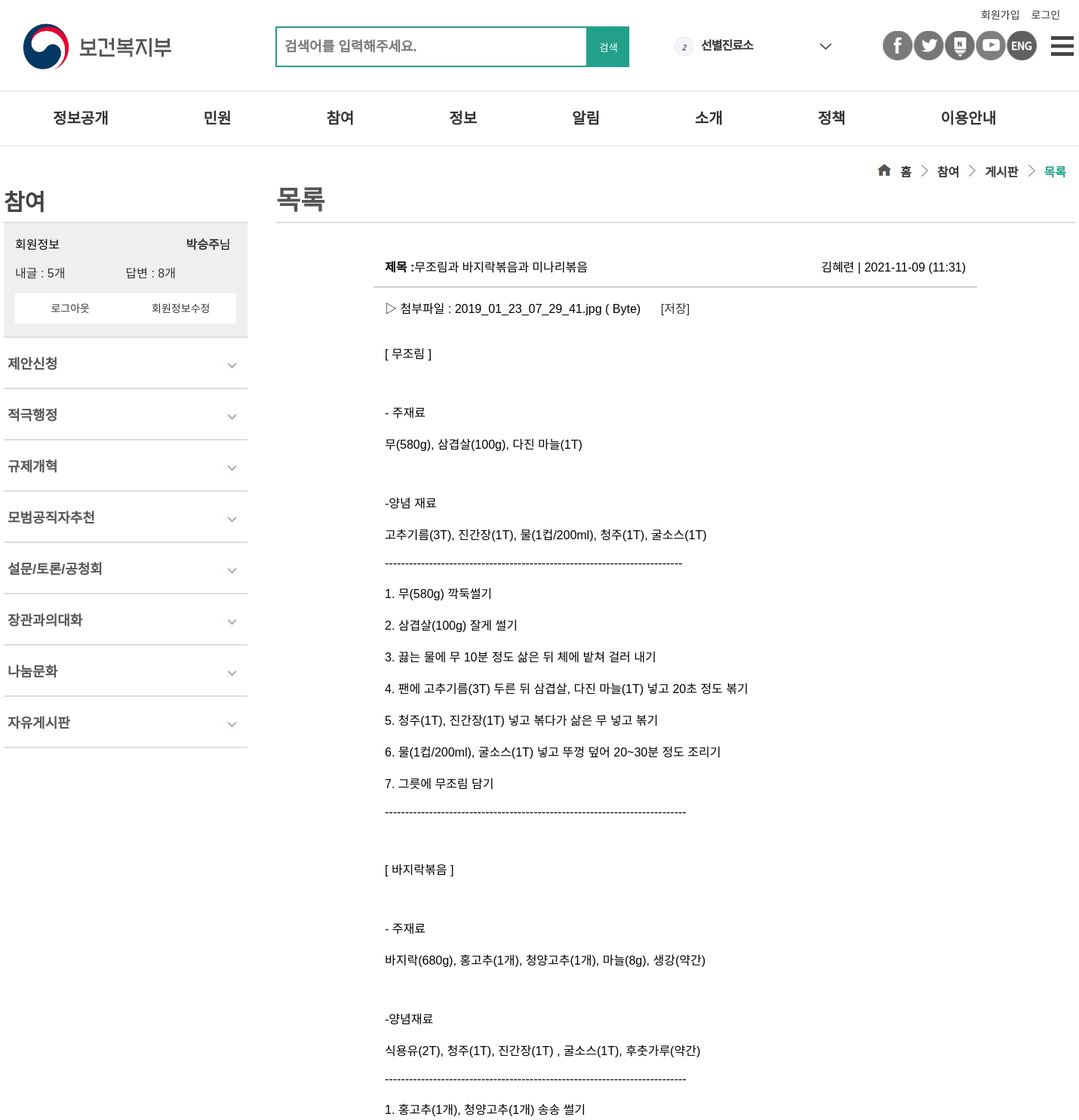
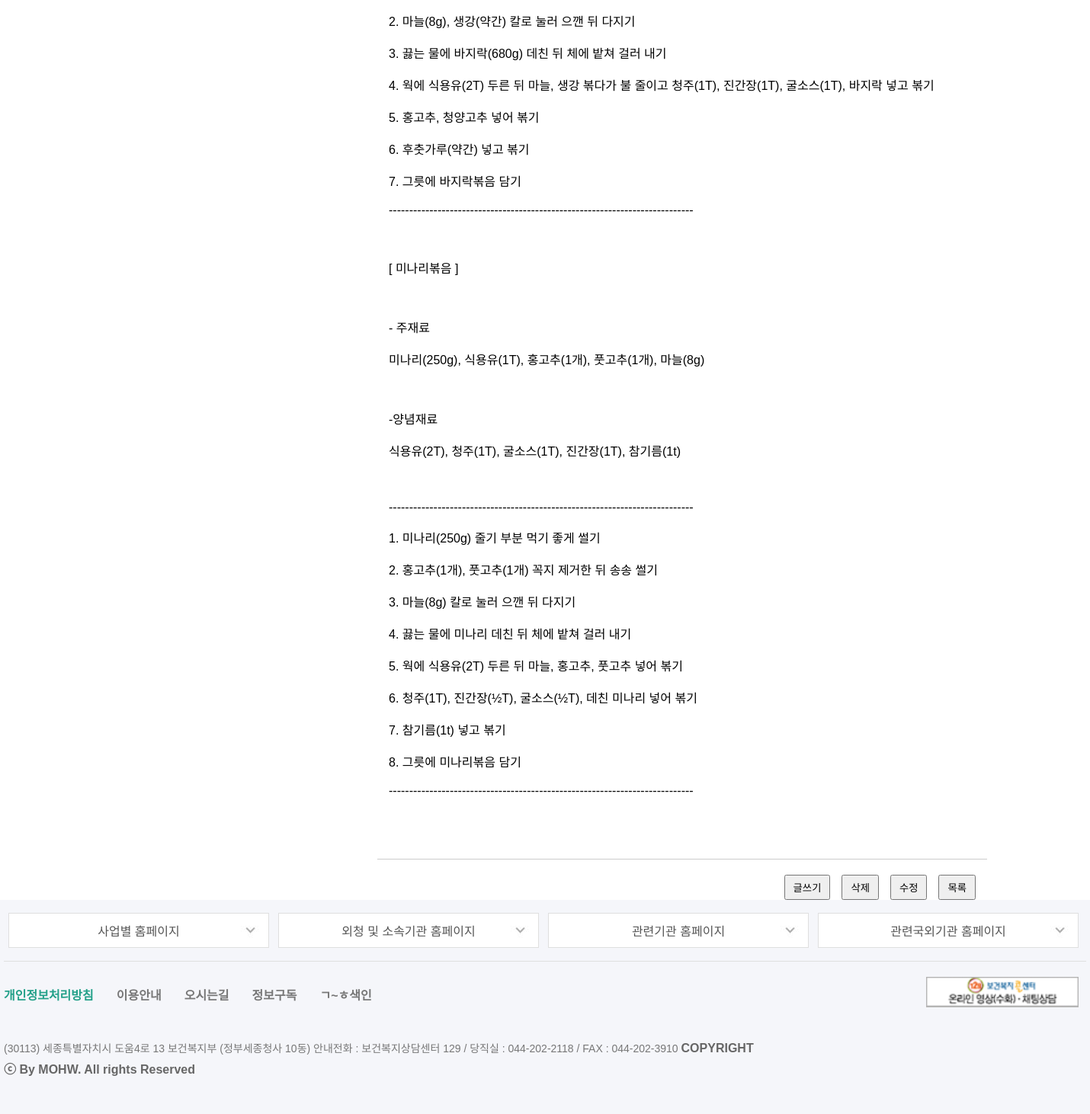
The page /board/board_view.php?num=3 on the database its author committed (2 pictures, top to bottom).
### tables this page shows
create table board (
    num int not null auto_increment,
    id char(15) not null,
    name char(10) not null,
    subject char(200) not null,
    content text not null, 
    regist_day char(20) not null,
    hit int not null,
    file_name char(40),
    file_type char(40),
    file_copied char(40),
    primary key(num)
);

### board/board_view.php (the view, shortened to what this page needs)
<!DOCTYPE html>
<html lang="ko">
<head>
	<link rel="stylesheet" href="../include/css/common_layout.css" />
	<link rel="stylesheet" href="../include/css/sub_common.css"/>
	<link rel="stylesheet" href="../include/css/board.css" />
</head>
<body>
	<header>
		<?php include "../include/header.php";?>
	</header>
	<section>
		<div id="sub2Ct">
			<div id="content" class="cf">
				<div id="leftMenu" class="fl">
					<div class="menuTitle">
						<h2>참여</h2>
					</div>
					<div class="loginBox">
						<p>회원정보</p>
						<p><span class="bold">박승주</span>님<span class="font"></span></p>
						<div class="memberInfo cf">
							<ul>
								<li class="pdr"><a href="#">내글 :</a><span class="num3"><a href="#"> 5개</a></span></li>
								<li><a href="#">답변 :</a><span class="num4"><a href="#"> 8개</a></span></li>
							</ul>
						</div>
						<div class="logoutBottom cf">
							<ul class="cf">
								<li class="pdr"><a href="#">로그아웃</a></li>
								<li><a href="#">회원정보수정</a></li>
							</ul>
						</div>
					</div>
					<div class="menuList">
						<ul>
							<li><a href="#">제안신청</a>
							</li>
							<li><a href="#">적극행정</a>
							</li>
							<li><a href="#">규제개혁</a>
							</li>
							<li><a href="#">모범공직자추천</a>
							</li>
							<li><a href="#">설문/토론/공청회</a>
							</li>
							<li><a href="#">장관과의대화</a>
							</li>
							<li><a href="#">나눔문화</a>
							</li>
							<li><a href="sub03.php">자유게시판</a></li>
						</ul>
					</div>
				</div>
				<div id="rightContent" class="fr">
					<div id="contentTit" class="cf">
						<h2>목록</h2>
						<ul class="cf">
							<li class="first"><a href="../sub03/sub03.php">목록</a></li>
							<li><a href="../sub03/sub03.php">게시판</a></li>
							<li><a href="../sub03/sub03.php">참여</a></li>
							<li class="last"><a href="../sub03/sub03.php">홈</a></li>
						</ul>
					</div>
					<div id="boardBox">
		<?php
			$num = $_GET["num"];
			$page = $_GET["page"];
			$con = mysqli_connect(DBhost, DBuser, DBpass, DBname);
			$sql = "select * from board where num=$num";
			$result = mysqli_query($con, $sql);
			$row = mysqli_fetch_array($result);
			$name = $row['name'];
			$regist_day = $row['regist_day'];
			$subject = $row['subject'];
			$content = $row['content'];
			$file_name = $row['file_name'];
			$file_type = $row['file_type'];
			$file_copied = $row['file_copied'];
			$content = str_replace(" ", "&nbsp;", $content);
			$content = str_replace("\n", "<br>", $content);
		?>
						<ul id="viewContent">
							<li>
								<span class="col1"><b>제목 :</b><?=$subject?></span>
								<span class="col2"><?=$name?> | <?=$regist_day?></span>
							</li>
							<li>
								<?php
									if($file_name){
										$real_name = $file_copied;
										$file_path = "../data/".$real_name;
										$file_size = filesize($file_path);
										echo "▷ 첨부파일 : $file_name ($file_size Byte) &nbsp;&nbsp;&nbsp;&nbsp;
										<a href='download.php?num=$num&real_name=$real_name&file_name=$file_name&file_type=$file_type'>[저장]</a><br><br>";
									}
								?>
								<?=$content?>
							</li>
						</ul>
						<ul class="buttons">
							<li><button onclick="location.href = 'board_list.php?page=<?=$page?>'">목록</button></li>
							<li><button onclick="location.href = 'board_modify_form.php?num=<?=$num?>&page=<?=$page?>'">수정</button></li>
							<li><button onclick="location.href = 'board_delete.php?num=<?=$num?>&page=<?=$page?>'">삭제</button></li>
							<li><button onclick="location.href = 'board_form.php'">글쓰기</button></li>
						</ul>
					</div>
				</div>
			</div>
		</div>
	</section>
	<footer>
		<?php include"../include/footer.php";?>
	</footer>
</body>
</html>

### include/css/common_layout.css (style rules this page uses)
* { margin: 0; padding: 0; }
body { font-family:'Noto Sans KR', 'Malgun Gothic', '맑은 고딕', Dotum, '돋움', Arial, sans-serif; }
.fr { float: right; }
.cf:after { content: ''; clear: both; display: block; }

### include/css/sub_common.css (style rules this page uses)
#content { width: 1420px; margin: 0 auto; }
#leftMenu { width: 323px; }
#leftMenu .menuTitle { width: 323px; height: 99px; height: 100px; border-bottom: 2px solid #dddddd; }
#leftMenu .menuTitle h2 { padding-top: 50px;font-size: 30px; color: #444444; font-weight: bold; }
#leftMenu .menuList { width: 323px; }
#leftMenu .menuList>ul>li { border-bottom: 2px solid #dddddd; background: url(../images/bottom.jpg) no-repeat 290px 23px; }
#leftMenu .menuList>ul>li>a { display: block; font-size: 18px; font-weight: bold; color: #555555; padding: 20px 5px; }
.loginBox { width: 293px; height: 120px; background: #efefef; border-bottom: 2px solid #dfdfdf; padding: 15px; }
.loginBox p { width: 50%; float: left; font-size: 16px; }
.loginBox p .bold { padding-left: 80px; font-weight: bold; color: #333333; }
.loginBox .memberInfo { width: 293px; height: 50px; margin-top: 28px; }
.loginBox .memberInfo ul li { width: 50%; float: left;padding-top: 10px; }
.loginBox .logoutBottom { width: 293px; height: 40px; background: #ffffff; }
.loginBox .logoutBottom ul li { float: left; width: 50%; }
.loginBox .logoutBottom ul li a { display: block; text-align: center; line-height: 40px; font-size: 14px; }

### include/css/board.css (style rules this page uses)
#rightContent { width: 1060px; }
#contentTit { width: 1060px; height: 100px; border-bottom: 2px solid #dfdfdf; margin-bottom: 30px; }
#contentTit h2 { float: left; color: #555555; margin-top: 43px; font-size: 35px; padding-left: 1px; }
#contentTit ul { float: right; padding: 20px 10px; }
#contentTit ul li { float: right; padding-left: 30px; background:url(../../include/images/subright.jpg) no-repeat 2px 2px; }
#contentTit ul li.first a { color: #23a089; }
#contentTit ul li.last { background: url(../../include/images/home.jpg) no-repeat 2px 3px; }
#contentTit ul li a { display: block; padding: 1px 2px; font-weight: bold; font-size: 16px; }
#rightContent .buttons { text-align: right; margin: 20px 0 40px 0; }
#rightContent .buttons li { display: block; float: right; margin-right: 15px; }
#rightContent .buttons button { padding: 5px 10px; cursor: pointer; }
#boardBox { width: 800px; margin: 0 auto; }
#viewContent li:nth-child(1) { padding: 15px; border-bottom: solid 1px #aaaaaa; }
#viewContent .col2 { float: right; }
#viewContent li:nth-child(2) { padding: 15px 15px 80px 15px; border-bottom: solid 1px #cccccc; }

### rows shown on the page
board: subject "무조림과 바지락볶음과 미나리볶음", name "김혜련", regist_day "2021-11-09 (11:31)", file_name "2019_01_23_07_29_41.jpg", content "[ 무조림 ] - 주재료 무(580g), 삼겹살(100g), 다진 마늘(1T) -양념 재료 고추기름(3T), 진간장(1T), 물(1컵/200ml), 청주(1T), 굴소스(1T) -------------------------------------------------------------------------- 1. 무(580g) 깍둑썰기 2. 삼겹살(100g) 잘게 썰기 3. 끓는 물에 무 10분 정도 삶은 뒤 체에 밭쳐 걸러 내기 4. 팬에 고추기름(3T) 두른 뒤 삼겹살, 다진 마늘(1T) 넣고 20초 정도 볶기 5. 청주(1T), 진간장(1T) 넣고 볶다가 삶은 무 넣고 볶기 6. 물(1컵/200ml), 굴소스(1T) 넣고 뚜껑 덮어 20~30분 정도 조리기 7. 그릇에 무조림 담기 --------------------------------------------------------------------------- [ 바지락볶음 ] - 주재료 바지락(680g), 홍고추(1개), 청양고추(1개), 마늘(8g), 생강(약간) -양념재료 식용유(2T), 청주(1T), 진간장(1T) , 굴소스(1T), 후춧가루(약간) --------------------------------------------------------------------------- 1. 홍고추(1개), 청양고추(1개) 송송 썰기 2. 마늘(8g), 생강(약간)…"
